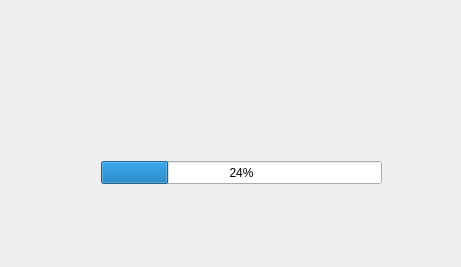
<?xml version="1.0" encoding="UTF-8"?>
<ui version="4.0">
 <class>QMedicalRecordLoaderDialogFrom</class>
 <widget class="QWidget" name="QMedicalRecordLoaderDialogFrom">
  <property name="geometry">
   <rect>
    <x>0</x>
    <y>0</y>
    <width>461</width>
    <height>267</height>
   </rect>
  </property>
  <property name="windowTitle">
   <string>Form</string>
  </property>
  <layout class="QGridLayout" name="gridLayout">
   <item row="0" column="0">
    <widget class="QWidget" name="widget" native="true">
     <widget class="QProgressBar" name="progressBar">
      <property name="geometry">
       <rect>
        <x>90</x>
        <y>150</y>
        <width>281</width>
        <height>23</height>
       </rect>
      </property>
      <property name="value">
       <number>24</number>
      </property>
     </widget>
    </widget>
   </item>
  </layout>
 </widget>
 <resources/>
 <connections/>
</ui>
